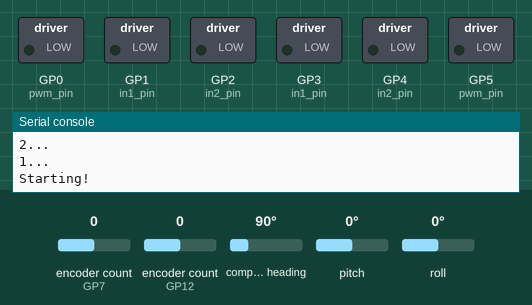
This program was run on a simulated Raspberry Pi Pico running CircuitPython. Shown: switched loads named in the program (green lamp = pin HIGH), the last lines printed to the serial console. Inputs (shaded band) come from the test bench; at power-on: roll 0°, encoder count (sensors on GP7, GP12) 0, compass heading 90°, pitch 0°.

Above: at 4.2 s.
4.3 s: roll set to 43°
6.2 s: roll set to 49°
At 8.6 s:
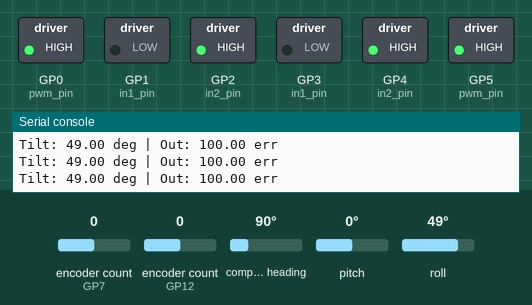
9.0 s: roll set to 86°
At 9.5 s:
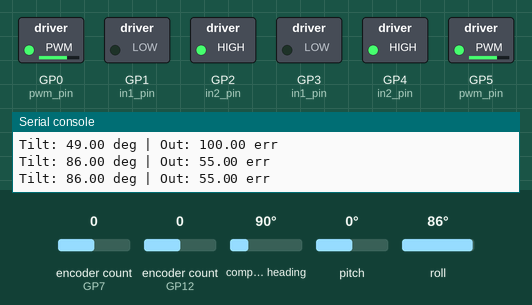
Timing chart, 0 to 12.0 s (numbered marks = the images above; inputs shaded):
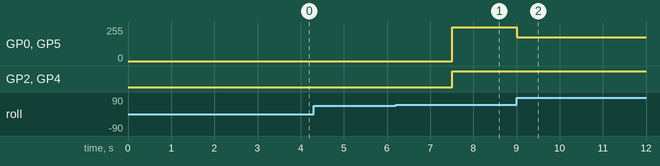

The program:

code_alt_encoder_added.py
```python
# Self-Balancing Robot Control Code - Refactored
# Platform: Raspberry Pi Pico (CircuitPython)
# Hardware: BNO085 IMU, L298N Driver, JGA25-371 Motors

import time
import board
import digitalio
import pwmio
import busio
import math
import rotaryio
from adafruit_bno08x import (
    BNO_REPORT_ACCELEROMETER,
    BNO_REPORT_GAME_ROTATION_VECTOR,
)
from adafruit_bno08x.i2c import BNO08X_I2C

# ==========================================
# CLASS DEFINITIONS
# ==========================================

class PIDController:
    """
    Handles the math for maintaining balance.
    Stores its own error history (integral/derivative) internally.
    """
    def __init__(self, kp, ki, kd, target=0.0, out_min=-1000, out_max=1000):
        self.kp = kp
        self.ki = ki
        self.kd = kd
        self.target = target
        self.out_min = out_min
        self.out_max = out_max

        # internal state variables
        self.last_error = 0.0
        self.integral = 0.0
        self.last_time = time.monotonic()

    def compute(self, current_angle):
        now = time.monotonic()
        dt = now - self.last_time

        # Prevent division by zero if called too fast
        if dt <= 0.0:
            return 0.0

        self.last_time = now

        error = self.target - current_angle

        # Proportional term
        p_term = self.kp * error

        # Integral term (sum of errors over time)
        self.integral += error * dt
        if self.integral > self.out_max:
            self.integral = self.out_max
        elif self.integral < self.out_min:
            self.integral = self.out_min
        i_term = self.ki * self.integral

        # Derivative term (rate of change of error)
        derivative = (error - self.last_error) / dt
        d_term = self.kd * derivative

        self.last_error = error

        output = p_term + i_term + d_term

        # Clamp final output
        if output > self.out_max: return self.out_max
        if output < self.out_min: return self.out_min
        return output


class Motor:
    """
    Controls a single motor via L298N driver.
    """
    def __init__(self, pwm_pin, in1_pin, in2_pin, frequency=5000):
        # Setup Direction Pins
        self.in1 = digitalio.DigitalInOut(in1_pin)
        self.in1.direction = digitalio.Direction.OUTPUT

        self.in2 = digitalio.DigitalInOut(in2_pin)
        self.in2.direction = digitalio.Direction.OUTPUT

        # Setup Speed (PWM) Pin
        self.pwm = pwmio.PWMOut(pwm_pin, frequency=frequency, duty_cycle=0)
        self.max_duty = 65535

    def set_speed(self, speed_percent):
        """Sets speed from 0 to 100%."""
        if speed_percent < 0: speed_percent = 0
        if speed_percent > 100: speed_percent = 100

        duty = int((speed_percent / 100) * self.max_duty)
        self.pwm.duty_cycle = duty

    def drive(self, speed_percent, direction):
        """
        Direction: 1 (Forward), -1 (Reverse), 0 (Stop/Brake)
        """
        # Set Direction Pins
        if direction < 0:       # Forward
            self.in1.value = True
            self.in2.value = False
        elif direction > 0:     # Reverse
            self.in1.value = False
            self.in2.value = True
        else:                   # Brake/Stop
            self.in1.value = False
            self.in2.value = False # Coast (set both True for Brake)

        self.set_speed(speed_percent)

    def stop(self):
        self.drive(0, 0)

    def deinit(self):
        """Release pins to be safe"""
        self.pwm.deinit()
        self.in1.deinit()
        self.in2.deinit()


class IMU:
    """
    Wrapper for the BNO085 Sensor.
    Handles initialization and math conversion (Quaternion -> Euler).
    """
    def __init__(self, i2c_scl, i2c_sda, frequency=400000):
        self.i2c = busio.I2C(i2c_scl, i2c_sda, frequency=frequency)
        self.sensor = None
        self.init_sensor()

    def init_sensor(self):
        try:
            REPORT_INTERVAL = const(10000) # in microseconds; 100Hz
            self.sensor = BNO08X_I2C(self.i2c)
            self.sensor.enable_feature(BNO_REPORT_GAME_ROTATION_VECTOR, REPORT_INTERVAL)
            # self.sensor.enable_feature(BNO_REPORT_ACCELEROMETER) # Enable if needed
            print("IMU Initialized successfully.")
        except Exception as e:
            print(f"IMU Init failed: {e}")

    def get_tilt_angle(self):
        """
        Returns the Roll angle (X-axis rotation) in degrees.
        Adjusted for robot frame where +Y is UP, +Z is FWD.
        """
        if not self.sensor:
            return 0.0
        try:
            # Get Quaternion (x, y, z, w) = (i, j, k, real)
            quat_i, quat_j, quat_k, quat_real = self.sensor.game_quaternion
            x, y, z, w = quat_i, quat_j, quat_k, quat_real

            # Calculate Roll (Rotation around X-axis)
            # This is the "Tilt" for your specific mounting
            roll_rad = math.atan2(2 * (w * x + y * z), 1 - 2 * (x**2 + y**2))
            return math.degrees(roll_rad)
        except Exception:
            # Sometimes I2C fails momentarily, return 0 or last known
            return 0.0

# ==========================================
# MAIN SETUP
# ==========================================

# 1. Create IMU Object
imu = IMU(board.GP15, board.GP14)

# 2. Create Motor Objects
# Note: You can easily swap pins here without hunting through the code
motor_left = Motor(pwm_pin=board.GP0, in1_pin=board.GP1, in2_pin=board.GP2)
motor_right = Motor(pwm_pin=board.GP5, in1_pin=board.GP3, in2_pin=board.GP4)

# 3. Encoder Setup
#Left Encoder
encoder_left = rotaryio.IncrementalEncoder(board.GP7, board.GP8)
# Right Encoder
encoder_right = rotaryio.IncrementalEncoder(board.GP12, board.GP11)

TICKS_PER_REV = 12000
def get_speed(last_pos_l, last_pos_r, last_time):
    now = time.monotonic()
    dt = now - last_time
    if dt <= 0: return last_pos_l, last_pos_r, 0, now

    curr_l = encoder_left.position
    curr_r = encoder_right.position

    # Calculate change in ticks
    diff_l = curr_l - last_pos_l
    diff_r = curr_r - last_pos_r

    # Average change in revolutions
    avg_diff_ticks = (diff_l + diff_r) / 2
    revs_moved = avg_diff_ticks / TICKS_PER_REV

    # Speed in Revolutions per Second (RPS)
    speed_rps = revs_moved / dt

    return curr_l, curr_r, speed_rps, now


# 4. Create PID Controller Object
# Tune these values!
base_target_angle = 91.5  # Upright position
base_target_speed = 0.0  # Target speed in RPS
pid_angle = PIDController(kp=10.0, ki=0.0, kd=0.5, target=base_target_angle, out_min=-100, out_max=100)
pid_speed = PIDController(kp=0.001, ki=0.0, kd=0.0, target=base_target_speed, out_min=-8.0, out_max=8.0)
# Encoder state tracking
last_pos_l = encoder_left.position
last_pos_r = encoder_right.position

# ==========================================
# CONSTANTS FOR SAFETY AND CONTROL
# ==========================================

# Angle beyond which the robot is considered "fallen" and should stop motors.
# Since 90 is upright, 45 degrees of tilt is usually a good cutoff (90 +/- 45).
MAX_TILT_DEGREES = 45.0
TILT_HIGH = base_target_angle + MAX_TILT_DEGREES
TILT_LOW = base_target_angle - MAX_TILT_DEGREES

print("Setup Complete. Main Loop starting in:")
print("3...")
time.sleep(1)
print("2...")
time.sleep(1)
print("1...")
time.sleep(1)
print("Starting!")

# ==========================================
# MAIN LOOP
# ==========================================

# Variables for non-blocking printing (Define these before the while True loop)
last_print_time = time.monotonic()
last_speed_time = time.monotonic()
print_interval = 0.2  # Print only 5 times a second (every 200ms)

try:
    while True:
        # A. Read Sensor
        tilt_angle = imu.get_tilt_angle()

        # Get Encoder Speed (Ticks per loop iteration)
        last_pos_l, last_pos_r, current_rps, last_speed_time = get_speed(last_pos_l, last_pos_r, last_speed_time)
        # B. Check Safety Cutoff
        if tilt_angle > TILT_HIGH or tilt_angle < TILT_LOW:
            # Robot has fallen too far! Stop the motors immediately.
            motor_left.stop()
            motor_right.stop()
            # Reset Integral terms so they don't explode while fallen
            pid_angle.integral = 0
            pid_speed.integral = 0
            now = time.monotonic()
            if now - last_print_time > print_interval:
                # This print statement is now safe because it runs infrequently.
                print(f"Safety Cutoff: {tilt_angle:.2f} deg outside of {TILT_LOW} to {TILT_HIGH:.1f}. Motors stopped.")
                last_print_time = now
            time.sleep(1.5) # Give a moment to read the message
            continue # Skip PID calculation for this loop and wait

        # C. Calculate PID Output
        angle_adj = pid_speed.compute(current_rps)
        pid_angle.target = base_target_angle - angle_adj
        control_signal = pid_angle.compute(tilt_angle)

        # D. Convert PID signal to Motor Speed/Direction
        # 1. Determine direction
        if control_signal > 0:
            direction = 1   # Forward
        else:
            direction = -1  # Reverse

        # 2. Determine absolute speed (clamped to 0-100%)
        # CALCULATE MINIMUM POWER
        min_power = 15  # Start with 15-20%. This is the % power required just to get wheels turning.

        abs_signal = abs(control_signal)
        # If we need to move, add the min_power so wheels actually turn immediately
        if abs_signal > 0.5: # Small threshold to ignore noise
            speed = min_power + abs_signal
        else:
            speed = 0
        if speed > 100: speed = 100

        # E. Drive Motors
        motor_left.drive(speed, direction)
        motor_right.drive(speed, direction)

        # Use the timer to control when you print, not a sleep or print every loop.
        now = time.monotonic()
        if now - last_print_time > print_interval:
            # This print statement is now safe because it runs infrequently.
            print(f"Tilt: {tilt_angle:.2f} deg | Out: {control_signal:.2f} err")
            last_print_time = now

except KeyboardInterrupt:
    print("\nCtrl+C detected. Stopping motors and exiting.")

except Exception as e:
    print(f"\nCritical Error: {e}. Stopping motors.")

finally:
    # This ensures a clean shutdown regardless of how the loop exits.
    motor_left.stop()
    motor_right.stop()
    motor_left.deinit()
    motor_right.deinit()
    print("Cleanup complete. Motors disabled.")
```

Measured:
- the behaviour switches between 46 and 47° on roll (found by bisection; images 0 and 1)
- after the input at 6.2 s, GP0 (pwm_pin), GP5 (pwm_pin): 0/255 → 255/255 after 1.3 s; GP2 (in2_pin), GP4 (in2_pin): LOW → HIGH after 1.3 s
- after the input at 9.0 s, GP0 (pwm_pin), GP5 (pwm_pin): 255/255 → 178/255 at once
